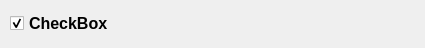
<?xml version="1.0" encoding="UTF-8"?>
<ui version="4.0">
 <class>CustomField</class>
 <widget class="QWidget" name="CustomField">
  <property name="geometry">
   <rect>
    <x>0</x>
    <y>0</y>
    <width>425</width>
    <height>48</height>
   </rect>
  </property>
  <property name="windowTitle">
   <string>Form</string>
  </property>
  <layout class="QHBoxLayout" name="horizontalLayout_custom_field">
   <property name="spacing">
    <number>5</number>
   </property>
   <property name="leftMargin">
    <number>10</number>
   </property>
   <property name="topMargin">
    <number>10</number>
   </property>
   <property name="rightMargin">
    <number>10</number>
   </property>
   <property name="bottomMargin">
    <number>10</number>
   </property>
   <item>
    <widget class="QCheckBox" name="checkBox_custom_field">
     <property name="font">
      <font>
       <family>Arial</family>
       <pointsize>12</pointsize>
       <weight>75</weight>
       <bold>true</bold>
      </font>
     </property>
     <property name="text">
      <string>CheckBox</string>
     </property>
     <property name="checked">
      <bool>true</bool>
     </property>
    </widget>
   </item>
  </layout>
 </widget>
 <resources/>
 <connections/>
</ui>
